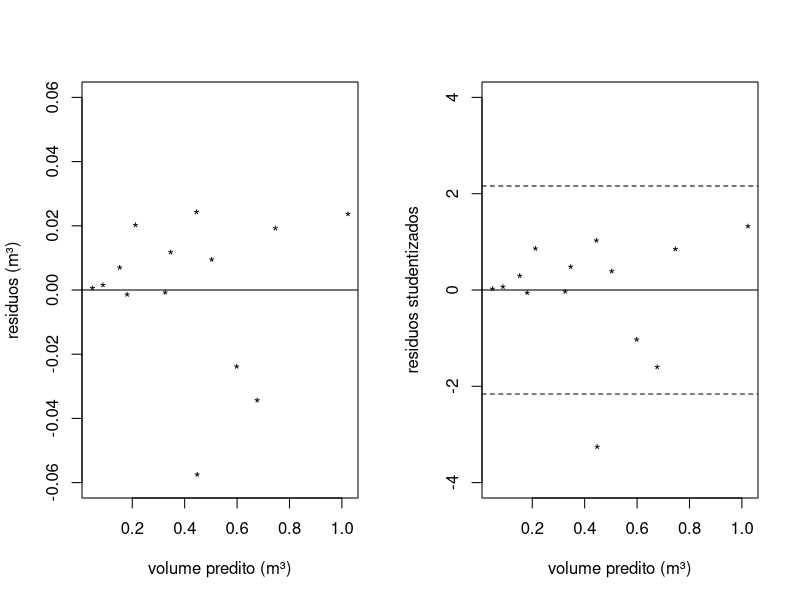

Reproduce this figure in R.
#Tabela 1: Resultados da cubagem de diferentes árvores da espécie Eucalyptus sp.
#cai smalian na p2 dnv

tabela1 <-  read.csv2("cubagem_9.csv")

x <- tabela1$dap2ht
y <- tabela1$vtcc
n <- 14
#(a) Utilizando o método dos mínimos quadrados, quais são os valores estimados para os parâmetros do modelo
#vtcc = β0 + β1dap2ht + i (Spurr).
beta1 <- (sum(x*y)-((sum(x)*sum(y))/n))/((sum(x^2)-((sum(x)^2)/n)))
beta0 <- mean(y)-(beta1*mean(x))

#(b) Faça a análise de variância do ajuste. Sabendo-se que o valor de F tabelado para α = 5% é igual a 4,75 o 
#modelo ajustado foi significativo?
cor(tabela1$dap,tabela1$vtcc);
(mls<-lm('vtcc~I(dap2ht)',tabela1));#variável dependente e (~) "varia em função de", I = combina as 
#variáveis dentro dos parênteses (nesse caso não precisaria).
sumario <- summary(mls)
anova(mls)
#O modelo ajustado foi significativo. Pois Fcalc. > Ftab., rejeita-se H0, portanto, 
#os betas são diferentes de 0 e a variável independente explica a dependente. 

#(c) Calcule e defina coeficiente de determinação. Apresente o R2 normal e ajustado na escala percentual.
r2_normal <- sumario$r.squared
r2_normal_percentual <- (sumario$r.squared)*100
r2_ajustado <- sumario$adj.r.squared
r2_ajustado_percentual <- (sumario$adj.r.squared)*100

#(d) Calcule e defina o erro padrão residual. O mesmo deverá ser apresentado na unidade da variável dependente e
#em porcentagem.
syx <- sumario$sigma; #erro padrão residual em m^3
syxp <- syx/mean(tabela1$vtcc)*100; #erro padrão residual em porcentagem (errando pra mais ou pra menos)

#(e) Para um dap de 18.3cm e altura total igual a 27.8m qual é o volume estimado através da função
#de regressão ajustada ?
df <- data.frame(dap2ht=(18.3^2*27.8))
predict(mls, newdata = df)

#(f) Faça um gráfico de dispersão dos resíduos.
par(mfrow=c(1,2))

plot(predict(mls),residuals(mls),
     ylim=c(-0.06,0.06),
     xlab='volume predito (m³)',
     ylab='residuos (m³)',
     pch='*');#símbolo para identificar
abline(h=0)


plot(predict(mls),rstudent(mls),
     ylim=c(-4,4),
     xlab='volume predito (m³)',
     ylab='residuos studentizados',
     pch='*');
abline(h=0);
tinf<-qt(0.025,nrow(tabela1)-1)
tsup<-qt(0.975,nrow(tabela1)-1)
abline(h=tinf,lty=2);
abline(h=tsup,lty=2);
